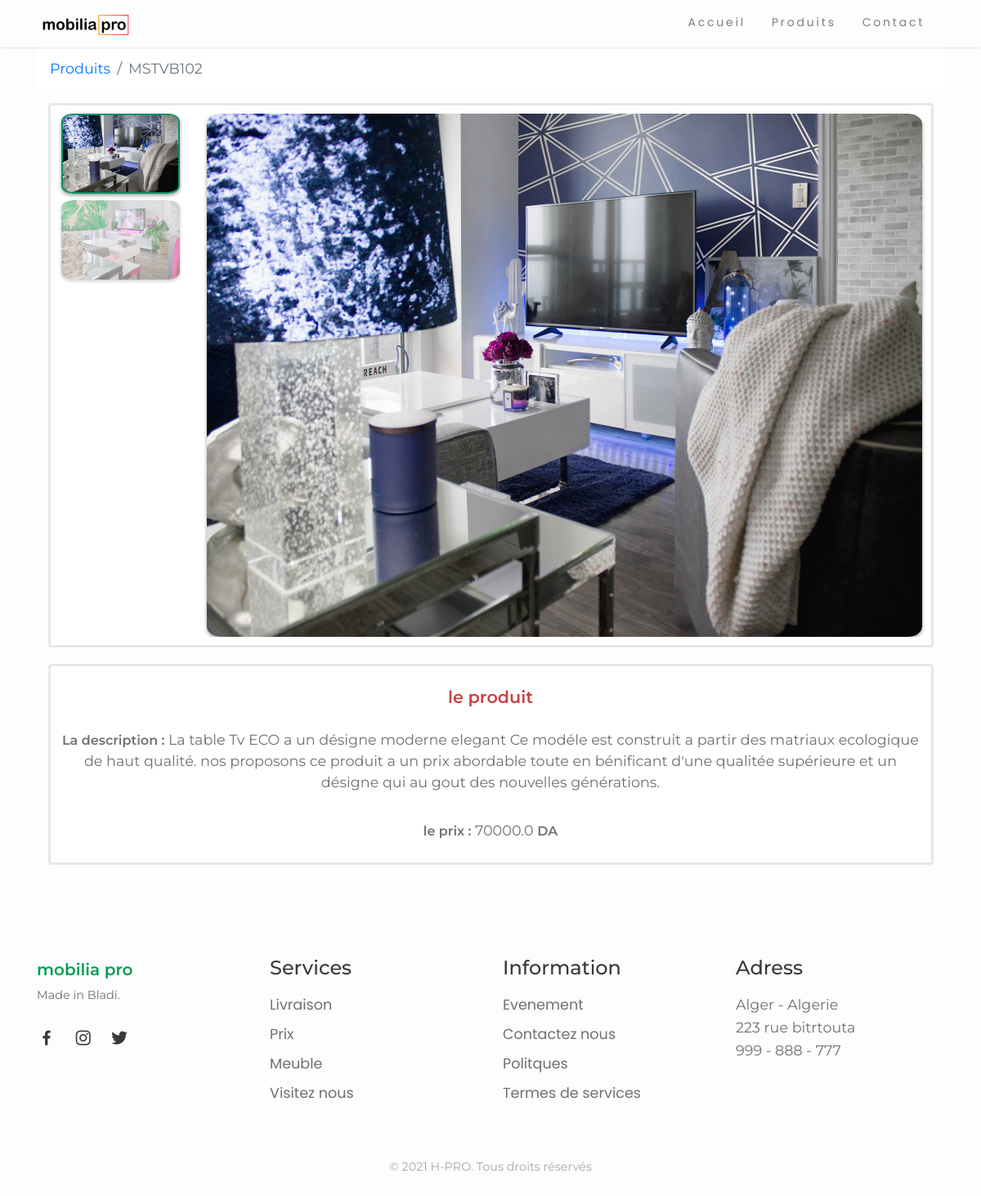
Screenshot of /produits/MSTVB102/ with the database file from the repository.
### core/models.py (models this page shows, shortened)
class Item(models.Model):
    title = models.CharField(max_length=100)
    price = models.FloatField()
    discount_price = models.FloatField(blank=True, null=True)
    category = models.CharField(choices=CATEGORY_CHOICES, max_length=2)
    color = models.CharField(choices=COLOR_CHOICES, max_length=3, default="P")
    inventory = models.CharField(
        choices=INVENTORY_STATES, max_length=2, default="P")
    product_category = models.CharField(
        choices=PRODUCT_CATEGORY, max_length=3, default="RA")
    slug = models.SlugField()
    description = models.TextField()
    image = models.FileField(blank=True)

class ItemImage(models.Model):
    item = models.ForeignKey(Item, default=None, on_delete=models.CASCADE)
    images = models.FileField(upload_to='images/')
    number = models.IntegerField(default=1)
    caption = models.CharField(blank=True, max_length=30)

### core/views.py (the view)
# urls.py: path('produits/<slug>/', ItemDetailView, name='product'),
def ItemDetailView(request, slug):
    item = get_object_or_404(Item, slug=slug)
    photos = ItemImage.objects.filter(item=item)
    return render(request, 'product.html', {
        'object': item,
        'photos': photos
    })

### core/templates/product.html (shortened to what this page needs)
{% extends "index.html" %} {% load static %} {% block content %}
<link rel="stylesheet" href="{% static 'css/magnific-popup.css' %}">
  <div class="container">
    <nav aria-label="breadcrumb">
      <ol class="breadcrumb">
      <li class="breadcrumb-item"><a href={% url 'core:products' %}>Produits</a></li>
      <li class="breadcrumb-item active"  aria-current="page">{{object.title}}</li>
      </ol>
    </nav>
  </div>
  <div class="container marketing ">
  <div class="row">
  <div  class="informations">
    <div class="service service1">
        <div id="Carousel" class="carousel slide carousel-fade" data-touch="true" data-ride="carousel">
          <div class="row">
            <div class=" col-sm-2 d-none d-md-block">
              <ol class="carousel-indicators list-group">
                  {% for p in photos %}
                  <li data-target="#Carousel" data-slide-to='{{ forloop.counter0 }}' class="{% if forloop.counter0 == 0 %} active {% endif %} list-group-item p-0 mb-2 zoom img-ind"><img src="{{p.images.url}}" alt="" class="img-fluid"/></li>
                  {% endfor %}
                </ol>
              </div>
           <div class="carousel-inner col-md-10 col-sm-12">
              {% for p in photos %}
              <div class="{% if forloop.counter0 == 0 %}  active {% endif %} carousel-item" href="{{p.images.url}}" data-interval="50000">
                <img src="{{p.images.url}}" alt="product image" class="img-fluid" />
              </div>
              {% endfor %}
          </div>
        </div>
      </div>
    </div>
  </div>
</div>
</div>
<div class="container marketing mt-1">
  <div class="row ">
          <div  class="informations">
            <div class="service service2">
      <h4>le produit</h4>
      <p><strong style="font-weight: 600;font-size: 16px;">La description : </strong>{{object.description}}</p>
      <p>
        <strong style="font-weight: 600; font-size: 16px;">le prix : </strong>{{object.discount_price}} <strong style="font-weight: 600;font-size: 16px;">DA</strong>
      </p>
      </div>
      </div>
  </div>
</div>
{% endblock content %}

### static/css/index.css (style rules this page uses)
:root { --header-height: 3rem; --first-color: #069C54; --first-color-alt: #048654; --title-color: #393939; --text-color: #707070; --text-color-light: #A6A6A6; --body-color: #FBFEFD; --container-color: #FFFFFF; --body-font: 'Montserrat', sans-serif; --third-font: 'Poppins', sans-serif; --biggest-font-size: 2.25rem; --h1-font-size: 1.5rem; --h2-font-size: 1.25rem; --h3-font-size: 1rem; --normal-font-size: .975rem; --small-font-size: .875rem; --smaller-font-size: .75rem; --font-medium: 500; --font-semi-bold: 600; --mb-1: .5rem; --mb-2: 1rem; --mb-3: 1.5rem; --mb-4: 2rem; --mb-5: 2.5rem; --mb-6: 3rem; --z-tooltip: 10; --z-fixed: 100; }
@media screen and (min-width: 768px) { :root { --biggest-font-size: 4rem; --h1-font-size: 2.25rem; --h2-font-size: 1.5rem; --h3-font-size: 1.25rem; --normal-font-size: 1.1rem; --small-font-size: .900rem; --smaller-font-size: .825rem; } }
html { scroll-behavior: smooth; }
body { font-family: var(--body-font); font-size: var(--normal-font-size); background-color: var(--body-color); color: var(--text-color); line-height: 1.6; overflow-anchor: none; }
h1, h2, h3, p, ul { margin: 0; }
a { text-decoration: none; }
img { max-width: 100%; height: auto; }
@media screen and (min-width: 768px) { body { margin: 0; } }

### core/templates/product.html (style rules this page uses)
img { pointer-events: none; box-shadow: 0 2px 4px 0 rgba(0,0,0,0.4); }
.zoom { transition: transform .3s ease-in-out; }
.carousel-item { height: 100%; }
.carousel-item img { height:100%; width:auto; border-radius: 2%; }
@media screen and (min-width: 1200px) { .carousel-item img { max-height: 80vh; height:80vh; width:auto; } }
.carousel-indicators { position: initial; right: initial; bottom: initial; left: initial; z-index: initial; display: initial; -ms-flex-pack: initial; justify-content: initial; padding-left: initial; margin-right: initial; margin-left: initial; list-style: initial; }
.carousel-indicators .img-ind { width: auto; height: auto; text-indent: 0; border: none; }
.carousel-indicators .img-ind img { border-radius: 10%; max-height: 100px; }
.carousel-indicators .img-ind.active img { border:2px solid #089168 ; border-radius: 10%; -webkit-transition: all 0.3s ease; -moz-transition: all 0.3s ease; transition: all 0.3s ease; }
.carousel-indicators .img-ind.active { background-color:white; }
.informations p { font-size: var(--normal-font-size); margin: 1rem 0; line-height: 1.5; }
.informations { max-width: 95%; margin: 0 auto; width: 95%; text-align: center; padding-bottom: 1rem; }
.service h4 { font-family: 'Montserrat', sans-serif; font-weight: 600; color: #56ceba; font-size: 1.3rem; margin: 1rem 0 0.6rem; }
.service { background: white; -webkit-tap-highlight-color: transparent; padding:10px; border-radius: 4px; text-align: center; display: flex; flex-wrap: wrap; border: 3px solid #e7e7e7; -webkit-transition: all 0.3s ease; -moz-transition: all 0.3s ease; transition: all 0.3s ease; }
.service2 h4, .service2 .cta { color: #ca4242; }
.service > * { flex: 1 1 100%; }
.breadcrumb { background-color:white; }

### rows the page displays
Item: title "MSTVB102", description "La table Tv ECO a un désigne moderne elegant Ce modéle est construit a partir des matriaux ecologique de haut qualité. nos proposons ce produit a un prix abordable toute en bénificant d'une qualitée supérieure et un désigne qui au gout des nouvelles générations.", discount_price "70000.0"
ItemImage: images (picture)
ItemImage: images (picture)
